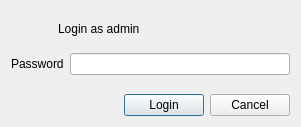
<?xml version="1.0" encoding="UTF-8"?>
<ui version="4.0">
 <class>AdminAuthDialogForm</class>
 <widget class="QDialog" name="AdminAuthDialogForm">
  <property name="geometry">
   <rect>
    <x>0</x>
    <y>0</y>
    <width>301</width>
    <height>127</height>
   </rect>
  </property>
  <property name="windowTitle">
   <string>Dialog</string>
  </property>
  <layout class="QVBoxLayout" name="verticalLayout">
   <item>
    <widget class="QFrame" name="captionFrame">
     <layout class="QHBoxLayout" name="horizontalLayout_4">
      <item>
       <widget class="QLabel" name="label_3">
        <property name="maximumSize">
         <size>
          <width>32</width>
          <height>32</height>
         </size>
        </property>
        <property name="text">
         <string/>
        </property>
        <property name="pixmap">
         <pixmap resource="../res/res.qrc">:/ic_lock_black_48dp.png</pixmap>
        </property>
        <property name="scaledContents">
         <bool>true</bool>
        </property>
       </widget>
      </item>
      <item>
       <widget class="QLabel" name="captionLabel">
        <property name="text">
         <string>Login as admin</string>
        </property>
       </widget>
      </item>
     </layout>
    </widget>
   </item>
   <item>
    <layout class="QFormLayout" name="formLayout">
     <item row="0" column="0">
      <widget class="QLabel" name="label">
       <property name="text">
        <string>Password</string>
       </property>
      </widget>
     </item>
     <item row="0" column="1">
      <widget class="QLineEdit" name="passwordLineEdit">
       <property name="echoMode">
        <enum>QLineEdit::Password</enum>
       </property>
      </widget>
     </item>
    </layout>
   </item>
   <item>
    <layout class="QHBoxLayout" name="horizontalLayout">
     <item>
      <spacer name="horizontalSpacer">
       <property name="orientation">
        <enum>Qt::Horizontal</enum>
       </property>
       <property name="sizeHint" stdset="0">
        <size>
         <width>40</width>
         <height>20</height>
        </size>
       </property>
      </spacer>
     </item>
     <item>
      <widget class="QPushButton" name="loginButton">
       <property name="text">
        <string>Login</string>
       </property>
      </widget>
     </item>
     <item>
      <widget class="QPushButton" name="cancelButton">
       <property name="text">
        <string>Cancel</string>
       </property>
      </widget>
     </item>
    </layout>
   </item>
  </layout>
 </widget>
 <resources>
  <include location="../res/res.qrc"/>
 </resources>
 <connections/>
</ui>
